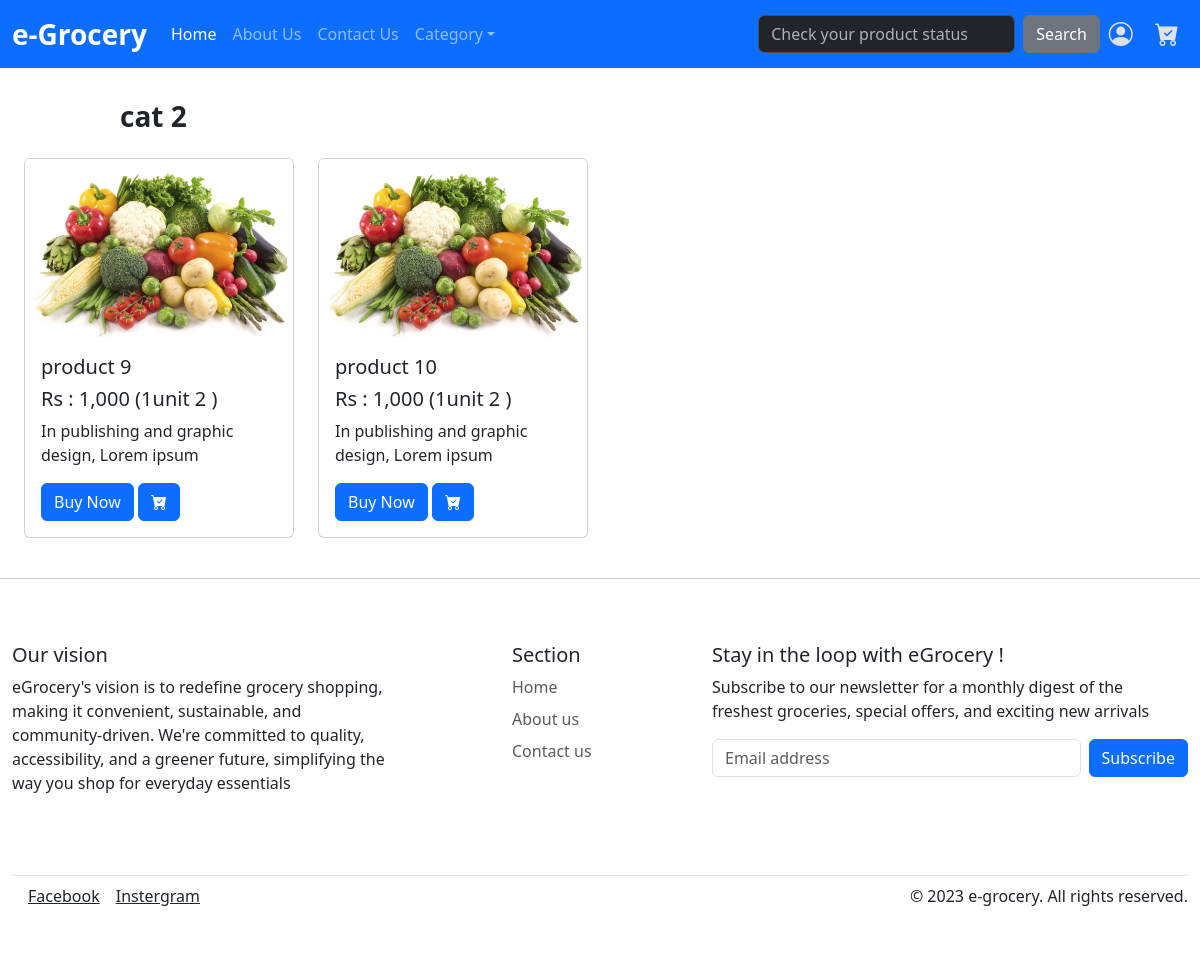
The app's page /view/product.php?cat_id=2 with its own data.
### tables this page shows
CREATE TABLE IF NOT EXISTS `category` (
  `id` int NOT NULL AUTO_INCREMENT,
  `category_name` varchar(45) DEFAULT NULL,
  PRIMARY KEY (`id`)
);

CREATE TABLE IF NOT EXISTS `product` (
  `id` int NOT NULL AUTO_INCREMENT,
  `name` varchar(45) NOT NULL,
  `discription` longtext,
  `img_path` varchar(45) DEFAULT NULL,
  `price` varchar(45) DEFAULT NULL,
  `category_id` int NOT NULL,
  `priceQty` varchar(45) DEFAULT NULL,
  `unit_id` int NOT NULL,
  `smapleDis` longtext,
  PRIMARY KEY (`id`),
  KEY `fk_product_category_idx` (`category_id`),
  KEY `fk_product_unit1_idx` (`unit_id`),
  CONSTRAINT `fk_product_category` FOREIGN KEY (`category_id`) REFERENCES `category` (`id`),
  CONSTRAINT `fk_product_unit1` FOREIGN KEY (`unit_id`) REFERENCES `unit` (`id`)
);

CREATE TABLE IF NOT EXISTS `unit` (
  `id` int NOT NULL AUTO_INCREMENT,
  `unit_name` varchar(45) DEFAULT NULL,
  PRIMARY KEY (`id`)
);

### connection.php (called while the page is built, shortened)
<?php
class Database {
    public static $connection;
    public static function setUpConnection() {
        global $dbconfig;
        if (!isset(self::$connection)) {
            self::$connection = new mysqli(
                $dbconfig['db_host'],
                $dbconfig['db_username'],
                $dbconfig['db_password'],
                $dbconfig['db_name'],
                $dbconfig['db_port']
            );
        }
    }
    public static function search($sql, ...$params) {
        $stmt = self::$connection->prepare($sql);
        $stmt->execute();
        $result_set = $stmt->get_result();
        return $result_set;
    }
}
?>

### view/product.php (the view, shortened to what this page needs)
<?php
if (isset($_GET['cat_id'])) {
    $catid = $_GET['cat_id'];
    require_once('./Header.php');
    $product_rs = Database::search("SELECT product.* , unit.* , product.id AS pid FROM product INNER JOIN unit ON product.unit_id = unit.id  WHERE category_id = '".$catid."' LIMIT 4 ");
    $cat_rs = Database::search("SELECT * FROM category WHERE id = '" . $catid . "' ");
    $cat_data = $cat_rs->fetch_assoc();
?>
    <section class="product-section " style="margin-top: 100px;">
        <div class="container-fluid">
            <h3 class="text-start fw-bold fs-3 mb-4 offset-1"><?php echo $cat_data["category_name"] ?></h3>
            <div class="row" data-aos="fade-left" data-aos-duration="800" data-aos-delay="200" data-aos-once="true">
                <?php
                foreach ($product_rs as $product_data) {
                ?>
                    <div class="col-12 col-md-3">
                        <div class="card mb-4">
                            <img src="../document/<?php echo $product_data["img_path"] ?>" class="card-img-top" alt="Product 1">
                            <div class="card-body">
                                <h5 class="card-title"><?php echo $product_data["name"] ?></h5>
                                <h5 class="card-title">Rs : <?php echo number_format($product_data["price"] )?> (<?php echo $product_data["priceQty"] . "" . $product_data["unit_name"] ?> )</h5>
                                <p class="card-text"><?php echo $product_data["smapleDis"] ?></p>
                                <div>
                                    <a href="./singleProduct.php?pr_id=<?php echo $product_data["pid"] ?>" class="btn btn-primary">Buy Now</a>
                                    <button class="btn btn-primary" id="cart-<?php echo $product_data['pid'] ?>" onclick="addCardItem('<?php echo $product_data['pid'] ?>')"><i class="bi bi-cart-check-fill"></i></button>
                                </div>
                            </div>
                        </div>
                    </div>
                <?php
                }
                ?>
            </div>
        </div>
    </section>
<?php
    require_once('./Footer.php');
} else {
    header('Location: ./home.php');
    exit();
}
?>

### src/styles/style.css (style rules this page uses)
body { margin: 0; padding: 0; box-sizing: border-box; overflow-x: hidden; }

### records on screen
category: category_name "cat 2"
product: img_path (picture), name "product 9", price "1,000", priceQty "1", unit.unit_name "unit 2", smapleDis "In publishing and graphic design, Lorem ipsum"
product: img_path (picture), name "product 10", price "1,000", priceQty "1", unit.unit_name "unit 2", smapleDis "In publishing and graphic design, Lorem ipsum"
